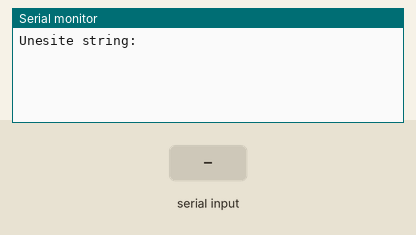
Recording of a program running on a simulated ATmega328P, built with avr-gcc and emulated at 16 MHz. Shown: the last lines printed to the serial monitor. Inputs (shaded band) come from the test bench.

Above: at 1.2 s.
1.3 s: "-" received over Serial
At 2.2 s:
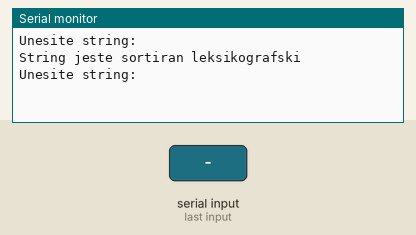
2.9 s: "90 45\n" received over Serial
At 3.4 s:
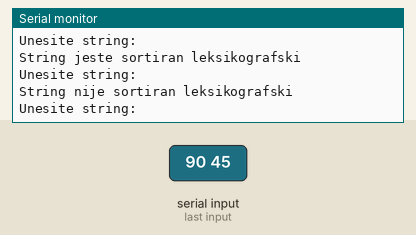

Measured:
- after the input at 1.3 s, the serial monitor: prints a new line after 0.10 s (image 1)
- after the input at 2.9 s, the serial monitor: prints a new line after 0.10 s (image 2)

The program:

main.c
```c
/**
* @file main.c
* @brief Aplikacija koja implementira ogranicen broj treptanja diode
* @author Anja Lemaic
* @date 15-05-2021
* @version 1.0
*/
#include "../usart/usart.h"
#include <stdlib.h>
#include <util/delay.h>
#include <avr/io.h>
#include <avr/pgmspace.h>
#include <stdio.h>
#include<string.h>

/**
 * Funkcija koja proverava da li su naredni karakteri iznad trenutnog
 * @param str - String koji gledamo
 * @param duz - Duzina stringa
 * @return Vraca 1 ako je dobro, 0 ako nije
 */
int8_t check(char str[], int8_t duz)
{
	int8_t i, j;

	for(i = 0; i < duz; i++) //i je pozicija trenutnog karaktera koji uporedjujemo
	{
		for(j = i; j < duz; j++) //j je pozicija ostalih karaktera sa kojima uporedjujemo
		{
			if(str[i] < str[j]) //ako je neki naredni karakter veci od trenutnog
				return 0;
		}
	}
	return 1;
}

/**
 * Funkcija koja uklanja razmake
 * @param str - String koji gledamo
 * @param duz - Duzina stringa
 * @return Vraca string bez razmaka
 */
void removeBlank(char str[], int8_t duz)
{
	int8_t i, j;
	for(i = 0; i < duz; i++)
	{
		if(str[i] == ' ')
		{
			for(j = i; j < duz; j++)
			{
				str[j] = str[j+1];
			}
			duz--;
		}
	}
}

/**
* Funkcija koja kapitalizuje sva slova
* @param str - String koji gledamo
* @param duz - Duzina stringa
* @return Vraca kapitalizovan string
*/
void capitalise(char str[], int8_t duz)
{
	int8_t i;
	for(i = 0; i < duz; i++)
	{
		if(str[i] >= 'a' && str[i] <= 'z')
			str[i] += 'A' - 'a';
	}
}

int main()
{
	usartInit(9600);
	char unos[64];
	int8_t duzina = 0;

	while(1)
	{
		usartPutString_P(PSTR("Unesite string: \r\n"));
		while(!usartAvailable());
		_delay_ms(100);

		duzina = usartGetString(unos);

		capitalise(unos, duzina);
		removeBlank(unos, duzina);


		if(check(unos, duzina))
			usartPutString_P(PSTR("String jeste sortiran leksikografski\r\n"));
		else
			usartPutString_P(PSTR("String nije sortiran leksikografski\r\n"));

	}
	return 0;
}
```

usart.c
```c
#include <avr/io.h>
#include <avr/interrupt.h>
#include <avr/pgmspace.h>
#include "usart.h"


int8_t Rx_Buffer[UART_BUFFER_SIZE];		// Prijemni FIFO bafer
volatile uint8_t Rx_Buffer_Size = 0;	// Broj karaktera u prijemnom baferu
volatile uint8_t Rx_Buffer_First = 0;
volatile uint8_t Rx_Buffer_Last = 0;

ISR(USART_RX_vect)
{
	Rx_Buffer[Rx_Buffer_Last++] = UDR0;		// Ucitavanje primljenog karaktera
	Rx_Buffer_Last &= UART_BUFFER_SIZE - 1;	// Povratak na pocetak u slucaju prekoracenja
	if (Rx_Buffer_Size < UART_BUFFER_SIZE)
		Rx_Buffer_Size++;					// Inkrement brojaca primljenih karaktera
}

void usartInit(uint32_t baud)
{
	/*
	 * Inicijalizacija indikatora
	 * U2Xn = 0: Onemogucena dvostruka brzina
	 * MPCMn = 0: Onemogucen multiprocesorski rezim
	 */
	UCSR0A = 0x20;

	/*
	 * RXCIEn = 1: Dozvola prekida izavanog okoncanjem prijema
	 * RXENn = 1: Dozvola prijema
	 * TXENn = 1: Dozvola slanja
	 */
	UCSR0B = 0x98;

	/*
	 * UMSELn[1:0] = 00: Asinroni rezim
	 * UPMn[1:0] = 00: Bit pariteta se ne koristi
	 * USBSn = 0: Koristi se jedan stop bit
	 * UCSzn[2:0] = 011: 8-bitni prenos
	 */
	UCSR0C = 0x06;

	uint16_t UBRRn = F_CPU / (16 * baud) - 1;
	UBRR0H = UBRRn >> 8;
	UBRR0L = UBRRn & 0xff;

	sei();	// I = 1 (dozvola prekida)
}

uint8_t usartAvailable()
{
	return Rx_Buffer_Size;		// Ocitavanje broja karaktera u prijemnom baferu
}

void usartPutChar(int8_t c)
{
	while(!(UCSR0A & 0x20));	// Ceka da se setuje UDREn (indikacija da je predajni bafer prazan)
	UDR0 = c;					// Upis karaktera u predajni bafer
}

void usartPutString(int8_t *s)
{
	while(*s != 0)				// Petlja se izvrsava do nailaska na nul-terminator
	{
		usartPutChar(*s);		// Slanje tekuceg karaktera
		s++;					// Azuriranje pokazivaca na tekuci karakter
	}
}

void usartPutString_P(const int8_t *s)
{
	while (1)
	{
		int8_t c = pgm_read_byte(s++);	// Citanje sledeceg karaktera iz programske memorije
		if (c == '\0')					// Izlazak iz petlje u slucaju
			return;						// Nailaska na terminator
		usartPutChar(c);				// Slanje karaktera
	}
}

int8_t usartGetChar()
{
	int8_t c;

	if (!Rx_Buffer_Size)						// Bafer je prazan?
		return -1;
	c = Rx_Buffer[Rx_Buffer_First++];			// Citanje karaktera iz prijemnog bafera
	Rx_Buffer_First &= UART_BUFFER_SIZE - 1;	// Povratak na pocetak u slucaju prekoracenja
	Rx_Buffer_Size--;							// Dekrement brojaca karaktera u prijemnom baferu

	return c;
}

uint8_t usartGetString(int8_t *s)
{
	uint8_t len = 0;

	while(Rx_Buffer_Size) 			// Ima karaktera u faferu?
		s[len++] = usartGetChar();	// Ucitavanje novog karaktera

	s[len] = 0;						// Terminacija stringa
	return len;						// Vraca broj ocitanih karaktera
}

int8_t usartPeek() // Slicna kao usartGetChar()
{
	int8_t c;

	if (!Rx_Buffer_Size)						// Bafer je prazan?
		return -1;
	c = Rx_Buffer[Rx_Buffer_First];

	return c;
}

int16_t usartParseInt()
{
	int8_t c;
	uint16_t res = 0; // Promenljiva koja sluzi za akumulaciju brojeva koji stizu
	int8_t sign = 1; // Znak nadolazecih cifara (da li su brojevi pozitivni ili negativni)

	// Odstranimo sve karaktere koji nisu cifra ili znak minus
	while((usartPeek() < '0' && usartPeek() != '-') || usartPeek() > '9') // Dokle god prvi karakter nije u intervalu [0, 9] i dokle god nije negativan broj
	{
		c = usartGetChar(); //uklanjamo karakter ako on nije broj
	}

	// Izdvajanje cifara i dobijanje celog broja
	while((usartPeek() >= '0' && usartPeek() <= '9') || usartPeek() == '-')
	{
		c = usartGetChar();
		if(c == '-')
		{
			sign = -1;
		}
		else
		{
			res =res * 10 + (c - '0');
		}
	}

	return res * sign;
}
```

usart.h
```c
/**
 * @file	usart.h
 * @brief	Funkcije za upravljanje serijskim portom
 * @author	Milan Lukic
 * @date	14-04-2019
 */

#ifndef USART_H_
#define USART_H_

#include <stdint.h>

/// Velicina prijemnog bafera (mora biti 2^n)
#define UART_BUFFER_SIZE 64

/**
 * Funkcija inicijalizuje USART modul.
 * @param baud brzina serijske komunikacije, izrazena u bitima u sekundi
 */
void usartInit(uint32_t baud);

/**
 * Funkcija vraca broj neocitanih karaktera u prijemnom baferu.
 * @return broj neocitanih karaktera u prijemnom baferu
 */
uint8_t usartAvailable();

/**
 * Funkcija salje zadati karakter preko serijskog porta.
 * @param c karakter za slanje
 */
void usartPutChar(int8_t c);

/**
 * Funkcija salje string (niz karaktera) smesten u RAM memoriju preko serijskog porta.
 * @param s pokazivac na string u RAM memoriji
 */
void usartPutString(int8_t *s);

/**
 * Funkcija salje string (niz karaktera) smesten u programsku FLASH memoriju preko serijskog porta.
 * @param s pokazivac na string u programskoj FLASH memoriji
 */
void usartPutString_P(const int8_t *s);

/**
 * Funkcija vraca sledeci neprocitani karakter iz prijemnog bafera. Ukoliko je prijemni bafer prazan, vraca -1.
 * @return sledeci neprocitani karakter iz prijemnog bafera
 */
int8_t usartGetChar();

/**
 * Funkcija ocitava sve karaktere iz prijemnog bafera i od njih formira string.
 * @param s pokazivac na bafer u koji se smesta string
 * @return broj ocitanih karaktera
 */
uint8_t usartGetString(int8_t *s);

/**
 * Funkcija koja u nadolazecem nizu karaktera vidi koji je prvi karakter tog niza, bez da sakati ostatak stringa.
 * @return prvi karakter stringa
 */
int8_t usartPeek();

/**
 * Funkcija koja u nizu karaktera vraca ceo broj.
 * @return validan ceo broj u nadolazecem nizu karaktera
 */
int16_t usartParseInt();


#endif /* USART_H_ */
```
